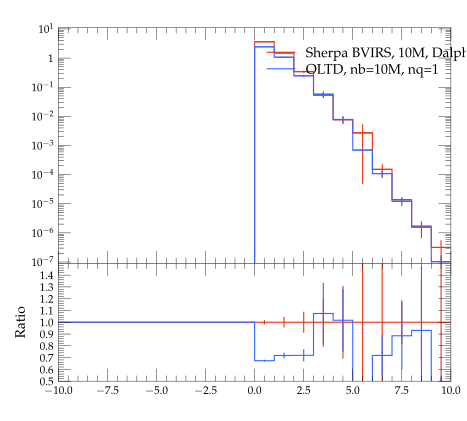

Python code for this plot:
#! /usr/bin/env python

# This Python script was auto-generated using YODA v2.0.0.
# Analysis object: /evtb/inc_jbjg_deta
# Timestamp: 15-04-2024 (14:39:54)

import matplotlib as mpl
import matplotlib.pyplot as plt
mpl.use('Agg') # comment out for interactive use
import os
import numpy as np

plotDir = os.path.split(os.path.realpath(__file__))[0]
if 'YODA_USER_PLOT_PATH' in globals():
    plot_outdir = globals()['YODA_USER_PLOT_PATH']
else:
    plot_outdir = plotDir

#plot style
plt.style.use(os.path.join(plotDir, '../default.mplstyle'))
# plot metadata
figW, figH = plt.rcParams['figure.figsize']
ax_xLabel = r''
ax_yLabel = r''
ax_title  = r''
ax_xScale = 'linear'
ax_yScale = 'log'
xLims = (-10.0, 10.0)
yLims = (9e-08, 11.0)

# TeX-friendly labels for the legend
labels = [ r"Sherpa BVIRS, 10M, Dalpha=0.01", r"OLTD, nb=10M, nq=1" ]

# Create figure and axis objects
fig, (ax, ratio0_ax) = plt.subplots(2, 1, sharex=True,
                  figsize=(figW,figH), gridspec_kw={'height_ratios': (2, 1)})
ratio0_ax.yaxis.set_major_locator(mpl.ticker.MultipleLocator(0.1))
ratio0_ax.set_ylim(0.5, 1.4999)
ratio0_ax.set_ylabel('Ratio')

# LineColor map: curve index -> color
linecolors = {0: '#EE3311', 1: '#3366FF'}
# the numerical data is stored in a separate file
dataf = dict()
prefix = os.path.split(__file__)[0]
if prefix:    prefix = prefix + '/'
exec(open(prefix+'inc_jbjg_deta__data.py').read(), dataf)


legend_handles = [] # keep track of handles for the legend

# style options for curves
# starts at zorder>=5 to draw curve on top of legend
styles = {
  'curve0': {
    'color' : linecolors[0],
    'linestyle' : '-',
    'marker' : 'o',
    'zorder' : 5,
    'histstyle' : True,
  },
  'curve1': {
    'color' : linecolors[1],
    'linestyle' : '-',
    'marker' : 'o',
    'zorder' : 6,
    'histstyle' : True,
  },
}
# curve from input yoda files in main panel
for label in dataf['yvals'].keys():
    if all(np.isnan(v) for v in dataf['yvals'][label]):
        continue
    tmp = None
    if styles[label]['histstyle']: # draw as histogram
        tmp, = ax.plot(dataf['xedges'], dataf['yedges'][label],
                       color=styles[label]['color'],
                       linestyle=styles[label]['linestyle'],
                       drawstyle='steps-pre', solid_joinstyle='miter',
                       zorder=styles[label]['zorder'], label=label)
        ax.errorbar(dataf['xpoints'], dataf['yvals'][label], color=styles[label]['color'],
                    xerr=dataf['xerrs'], yerr=[dataf['ydowns'][label], dataf['yups'][label]],
                    linestyle='none', zorder=styles[label]['zorder'])
    else: # draw as scatter
        tmp = ax.errorbar(dataf['xpoints'], dataf['yvals'][label],
                          xerr=dataf['xerrs'],
                          yerr=[ dataf['ydowns'][label],
                          dataf['yups'][label] ],
                          fmt=styles[label]['marker'],
                          ecolor=styles[label]['color'],
                          color=styles[label]['color'], zorder=2)
        tmp[-1][0].set_linestyle(styles[label]['linestyle'])
    legend_handles += [tmp]
    for varLabel in dataf['variation_yvals'].keys():
        if varLabel.startswith(label):
            tmp, = ax.plot(dataf['xedges'], dataf['variation_yvals'][varLabel],
                           color=styles[label]['color'],
                           linestyle=styles[label]['linestyle'],
                           drawstyle='steps-pre', solid_joinstyle='miter',
                           zorder=styles[label]['zorder'], alpha=0.5)


# plots on ratio panel
# curve from input yoda files in ratio panel
for label, yvals in dataf['ratio0_yvals'].items():
    if all(np.isnan(v) for v in yvals):
        continue
    if styles[label]['histstyle']: # plot as histogram
        ratio0_ax.plot(dataf['xedges'], yvals,
                       color=styles[label]['color'],
                       linestyle=styles[label]['linestyle'],
                       drawstyle='steps-pre', zorder=1,
                       solid_joinstyle='miter')
        ratio0_ax.vlines(dataf['xpoints'],
                         dataf['ratio0_ymin'][label],
                         dataf['ratio0_ymax'][label],
                         color=styles[label]['color'], zorder=1)
    else: # plot as scatter
        tmp = ratio0_ax.errorbar(dataf['xpoints'],
                                 yvals, xerr=dataf['xerrs'],
                                 yerr=dataf['ratio0_yerrs'][label],
                                 fmt=styles[label]['marker'],
                                 ecolor=styles[label]['color'],
                                 color=styles[label]['color'])
        tmp[-1][0].set_linestyle(styles[label]['linestyle'])

    for varlabel in dataf['ratio0_variation_vals'].keys():
        if varlabel.startswith(label):
            ratio0_ax.plot(dataf['xedges'],
                            dataf['ratio0_variation_vals'][varlabel],
                            color=styles[label]['color'],
                            linestyle=styles[label]['linestyle'],
                            drawstyle='steps-pre', solid_joinstyle='miter',
                            zorder=1, alpha=0.5)

legend_pos = (0.5, 0.97)
ax.legend(legend_handles, labels, loc='upper left', bbox_to_anchor=legend_pos)

# set plot metadata as defined above
ratio0_ax.set_xlabel(ax_xLabel)
ratio0_ax.xaxis.set_label_coords(1., -.15)
ax.set_ylabel(ax_yLabel, loc='top')
ax.set_title(ax_title, loc='left')
ax.set_xscale(ax_xScale)
ax.set_yscale(ax_yScale)
ax.set_xlim(xLims)
ax.set_ylim(yLims)

# tick formatting
plt.rcParams['xtick.top'] = True
plt.rcParams['ytick.right'] = True
ax.yaxis.set_major_locator(mpl.ticker.LogLocator(base=10.0, numticks=np.inf))
ax.yaxis.set_minor_locator(mpl.ticker.LogLocator(
                           base=10.0, subs=np.arange(0.1, 1, 0.1), numticks=np.inf))
fig.align_ylabels((ax, ratio0_ax))
plt.savefig(os.path.join(plot_outdir, 'inc_jbjg_deta.pdf'), format='PDF')
plt.savefig(os.path.join(plot_outdir, 'inc_jbjg_deta.png'), format='PNG')

plt.close(fig)
